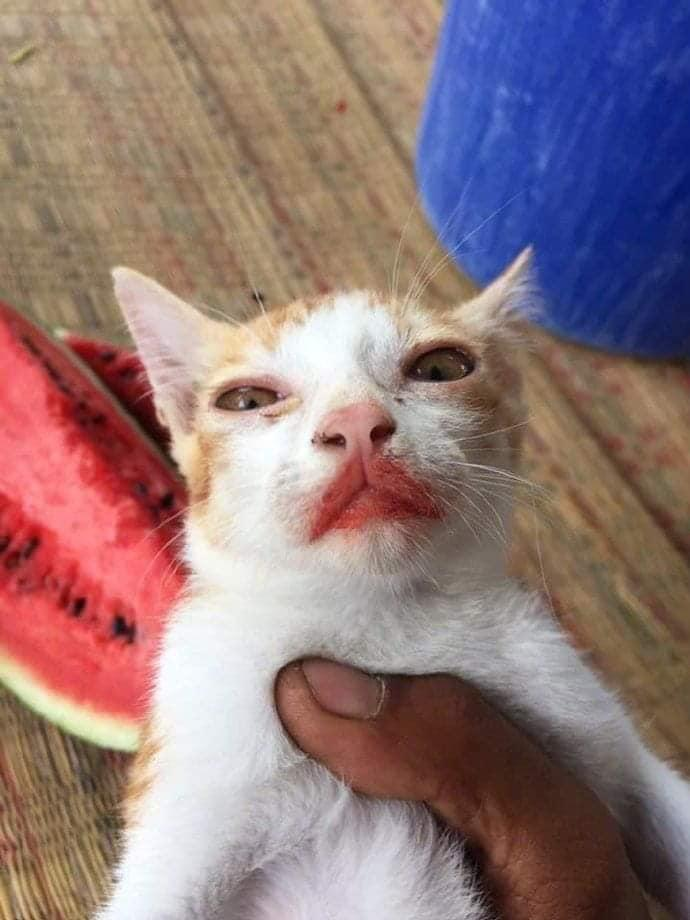
#> input picture cat.jpeg, 690 x 920 px
$ python main.py
#> lines starting #> are read from the running program, lines starting #| are printed output that depends on the picture
from PIL import Image

def calcQuotient(index, height):
    return (index % height)

def calcRemainder(index, height):
    return (index // height)

def calcBrightness(r, g, b):
    return ((r + g + b) // 3)

def brightnessToASCII(bdata, width, height, scale):
    for i in range(width):
        for j in range(height):
            if ((bdata[i][j] // 25) == 10):
                bdata[i][j] = 9
            else:
                bdata[i][j] = scale[bdata[i][j] // 25]

def main():
    print("This program takes a specified .jpg/.jpeg image and prints it into ASCII characters (zoom out all the way to see the full picture)!")
    print("Select An Option: ")
    print("0. Exit Program")
    print("1. Example jpg Image")
    print("2. Choose a jpg Image")

    im = Image.open("cat.jpeg")
#> im is the input picture: PIL image 690x920 RGB; mean R, G, B 145.3, 120.8, 121.4

    choice = int(input())
#> the answer given: 1
    if (choice == 0):
        exit()
    elif (choice == 1):
        im = Image.open("cat.jpeg")
    elif (choice == 2):
        print("Type the image name with the extention")
        imageName = input()
        im = Image.open(imageName)

    width = im.width
#> width = 690
    height = im.height
#> height = 920
    scale = ["   ", "...", ":::", "---", "===", "+++", "***", "###", "%%%", "@@@"]

    if (width > 299 and height > 299):
        im = im.resize((299, 299))
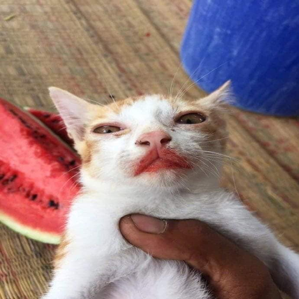
#> im: PIL image 299x299 RGB; mean R, G, B 145.3, 120.8, 121.4
        width = 299
        height = 299
    elif (width > 299):
        im = im.resize((299, 299))
        width = 299
        height = 299
    elif (height > 299):
        im = im.resize((299, 299))
        width = 299
        height = 299

    _data = list(im.getdata())

    # turns _data into a 2D list
    data2D = [[None for _ in range(height)] for _ in range(width)]
    for i in range(len(_data)):
        data2D[calcRemainder(i, height)][calcQuotient(i, height)] = _data[i]
#> after the loop, data2D = 299 items
    # brightData is brightness data from data2D
    brightData = [[None for _ in range(height)] for _ in range(width)]
    for i in range(width):
        for j in range(height):
            brightData[i][j] = calcBrightness(data2D[i][j][0], data2D[i][j][1], data2D[i][j][2])
#> after the loop, brightData = 299 items
    brightnessToASCII(brightData, width, height, scale)
    for i in range(width):
        print("".join(str(x) for x in brightData[i]))
#> this loop made 299 passes

if __name__ == "__main__":
    main()
